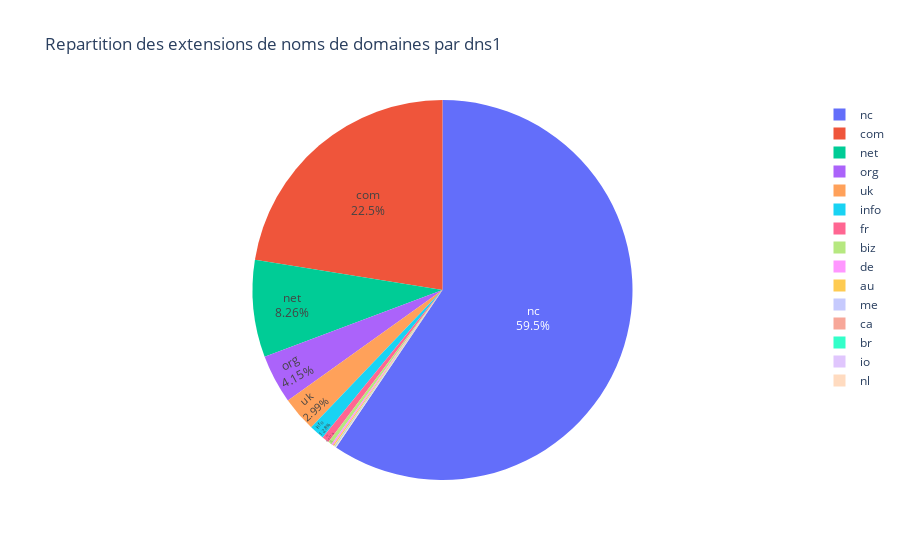

This figure's notebook cell:
### Code cell
df_dns1_extension_count = pd.DataFrame({"dns1":df.dropna().dns1_extension.value_counts().index,"count":df.dropna().dns1_extension.value_counts().values})
fig = px.pie(df_dns1_extension_count, values='count', names='dns1', title='Repartition des extensions de noms de domaines par dns1')
fig.update_traces(textposition='inside', textinfo='percent+label')
fig.show()

### Figure 1 — Plotly figure (JSON) as saved in the notebook; plotly's stock layout.template omitted (floating-point values rounded to 4 significant figures)
{"data": [{"domain": {"x": [0, 1], "y": [0, 1]}, "hovertemplate": "dns1=%{label}<br>count=%{value}<extra></extra>", "labels": ["nc", "com", "net", "org", "uk", "info", "fr", "biz", "de", "au", "me", "ca", "br", "io", "nl"], "legendgroup": "", "name": "", "showlegend": true, "textinfo": "percent+label", "textposition": "inside", "type": "pie", "values": [1533, 579, 213, 107, 77, 33, 16, 8, 4, 3, 1, 1, 1, 1, 1]}], "layout": {"legend": {"tracegroupgap": 0}, "title": {"text": "Repartition des extensions de noms de domaines par dns1"}}}
